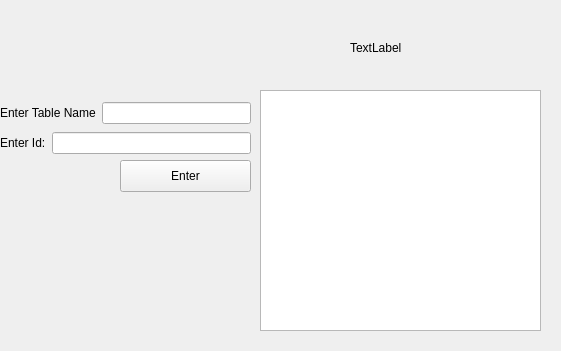
<?xml version="1.0" encoding="UTF-8"?>
<ui version="4.0">
 <class>DeleteWidget</class>
 <widget class="QWidget" name="DeleteWidget">
  <property name="geometry">
   <rect>
    <x>0</x>
    <y>0</y>
    <width>561</width>
    <height>351</height>
   </rect>
  </property>
  <property name="windowTitle">
   <string>Form</string>
  </property>
  <widget class="QTableWidget" name="tableWidget">
   <property name="geometry">
    <rect>
     <x>260</x>
     <y>90</y>
     <width>281</width>
     <height>241</height>
    </rect>
   </property>
  </widget>
  <widget class="QLabel" name="label">
   <property name="geometry">
    <rect>
     <x>350</x>
     <y>40</y>
     <width>60</width>
     <height>16</height>
    </rect>
   </property>
   <property name="text">
    <string>TextLabel</string>
   </property>
  </widget>
  <widget class="QPushButton" name="delete_enter">
   <property name="geometry">
    <rect>
     <x>120</x>
     <y>160</y>
     <width>131</width>
     <height>32</height>
    </rect>
   </property>
   <property name="text">
    <string>Enter</string>
   </property>
  </widget>
  <widget class="QWidget" name="">
   <property name="geometry">
    <rect>
     <x>0</x>
     <y>100</y>
     <width>251</width>
     <height>58</height>
    </rect>
   </property>
   <layout class="QVBoxLayout" name="verticalLayout">
    <item>
     <layout class="QHBoxLayout" name="horizontalLayout">
      <item>
       <widget class="QLabel" name="label_2">
        <property name="text">
         <string>Enter Table Name</string>
        </property>
       </widget>
      </item>
      <item>
       <widget class="QLineEdit" name="delete_table_name"/>
      </item>
     </layout>
    </item>
    <item>
     <layout class="QHBoxLayout" name="horizontalLayout_2">
      <item>
       <widget class="QLabel" name="label_3">
        <property name="text">
         <string>Enter Id:</string>
        </property>
       </widget>
      </item>
      <item>
       <widget class="QLineEdit" name="delete_id"/>
      </item>
     </layout>
    </item>
   </layout>
  </widget>
 </widget>
 <resources/>
 <connections/>
</ui>
